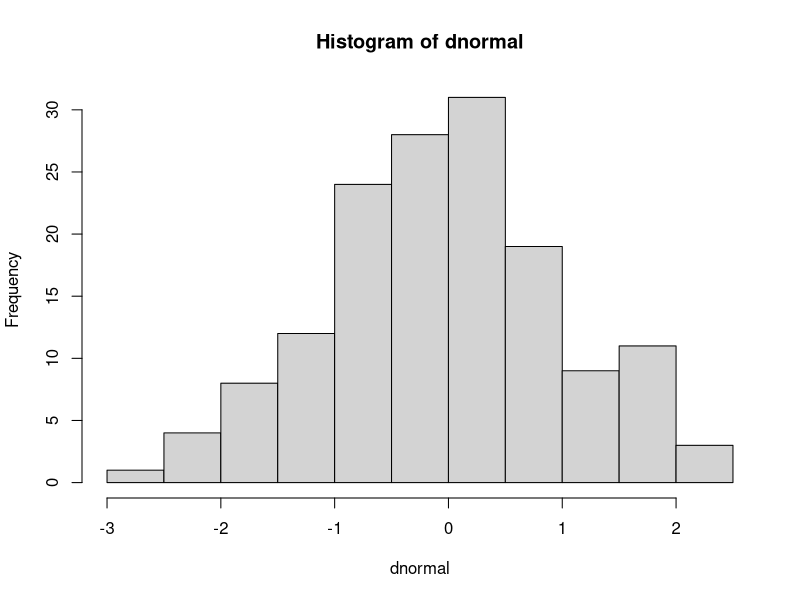
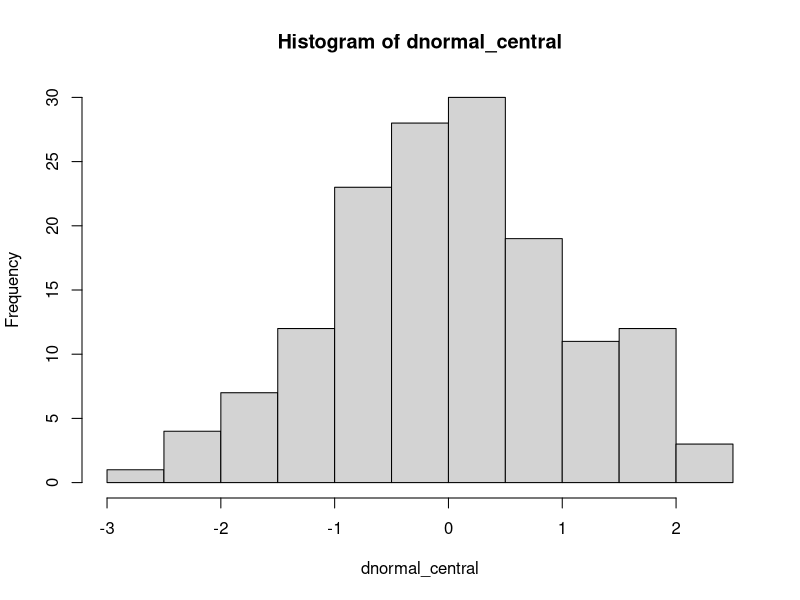

Generate these figures, in order, with R:
# Atividades

# Criando um dataframe

nome <- c("Leticia", "Daniel", "Danillo", "Mariana")

idade <- c(23, 22, 25, 21)

cidade <- c("Paulista", "Recife", "Recife", "Jaboatão")

curso <- c("Ciência Política", "Direito", "Relações Internacionais", "Ciência Política")

instituicao <- c("UFPE", "Católica", "Estácio", "UFPE")

perfil_alunos <- data.frame(nome, idade, cidade, curso, instituicao)
str(perfil_alunos)
head(perfil_alunos)

# Criando variáveis

dnormal <- rnorm(150)
dnormal

dbinomial <- rbinom(150, 1, 0.3)
dbinomial

index <- seq(1, length(dbinomial))
index

# Amostragem e Bootstrapping

bootstrappingnormal50 <- replicate(50, sample(dnormal, 10, replace = TRUE))
bootstrappingnormal50

bootstrappingnormal75 <- replicate(75, sample(dnormal, 10, replace = TRUE))
bootstrappingnormal75

bootstrappingnormal100 <- replicate(100, sample(dnormal, 10, replace = TRUE))
bootstrappingnormal100


# Calclando com o R

hist(dnormal)

dnormal_central <- dnormal - mean(dnormal)
hist(dnormal_central)



